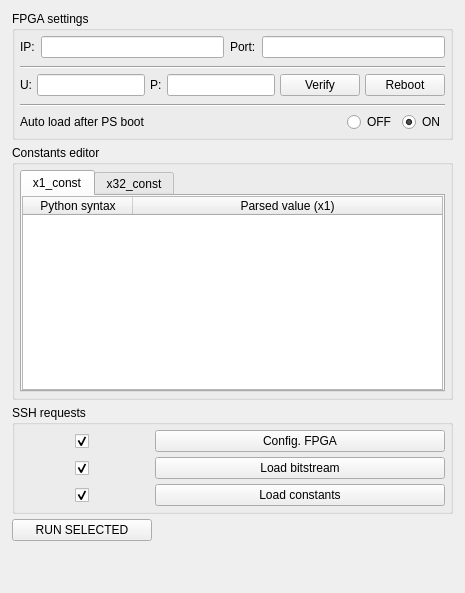
         <widget class="QWidget" name="tab_FPGA">
          <attribute name="title">
           <string>FPGA</string>
          </attribute>
          <layout class="QVBoxLayout" name="verticalLayout_8">
           <property name="spacing">
            <number>5</number>
           </property>
           <property name="leftMargin">
            <number>12</number>
           </property>
           <property name="rightMargin">
            <number>12</number>
           </property>
           <property name="bottomMargin">
            <number>12</number>
           </property>
           <item>
            <widget class="QGroupBox" name="groupBox_6">
             <property name="title">
              <string>FPGA settings</string>
             </property>
             <layout class="QVBoxLayout" name="verticalLayout_3">
              <property name="spacing">
               <number>5</number>
              </property>
              <property name="leftMargin">
               <number>5</number>
              </property>
              <property name="topMargin">
               <number>5</number>
              </property>
              <property name="rightMargin">
               <number>5</number>
              </property>
              <property name="bottomMargin">
               <number>5</number>
              </property>
              <item>
               <widget class="QFrame" name="frame_13">
                <property name="frameShape">
                 <enum>QFrame::NoFrame</enum>
                </property>
                <property name="frameShadow">
                 <enum>QFrame::Raised</enum>
                </property>
                <layout class="QHBoxLayout" name="horizontalLayout_13">
                 <property name="leftMargin">
                  <number>0</number>
                 </property>
                 <property name="topMargin">
                  <number>0</number>
                 </property>
                 <property name="rightMargin">
                  <number>0</number>
                 </property>
                 <property name="bottomMargin">
                  <number>3</number>
                 </property>
                 <item>
                  <widget class="QLabel" name="label">
                   <property name="text">
                    <string>IP:</string>
                   </property>
                  </widget>
                 </item>
                 <item>
                  <widget class="QLineEdit" name="lineEdit_fpgaIP">
                   <property name="minimumSize">
                    <size>
                     <width>116</width>
                     <height>0</height>
                    </size>
                   </property>
                   <property name="toolTip">
                    <string>&lt;html&gt;&lt;head/&gt;&lt;body&gt;&lt;p&gt;&lt;br/&gt;&lt;/p&gt;&lt;/body&gt;&lt;/html&gt;</string>
                   </property>
                   <property name="text">
                    <string/>
                   </property>
                  </widget>
                 </item>
                 <item>
                  <widget class="QLabel" name="label_10">
                   <property name="text">
                    <string>Port:</string>
                   </property>
                  </widget>
                 </item>
                 <item>
                  <widget class="QLineEdit" name="lineEdit_fpgaPort">
                   <property name="text">
                    <string/>
                   </property>
                  </widget>
                 </item>
                </layout>
               </widget>
              </item>
              <item>
               <widget class="Line" name="line_4">
                <property name="orientation">
                 <enum>Qt::Horizontal</enum>
                </property>
               </widget>
              </item>
              <item>
               <widget class="QFrame" name="frame_5">
                <property name="frameShape">
                 <enum>QFrame::NoFrame</enum>
                </property>
                <property name="frameShadow">
                 <enum>QFrame::Raised</enum>
                </property>
                <layout class="QHBoxLayout" name="horizontalLayout_5">
                 <property name="spacing">
                  <number>5</number>
                 </property>
                 <property name="leftMargin">
                  <number>0</number>
                 </property>
                 <property name="topMargin">
                  <number>0</number>
                 </property>
                 <property name="rightMargin">
                  <number>0</number>
                 </property>
                 <property name="bottomMargin">
                  <number>3</number>
                 </property>
                 <item>
                  <widget class="QLabel" name="label_2">
                   <property name="text">
                    <string>U:</string>
                   </property>
                  </widget>
                 </item>
                 <item>
                  <widget class="QLineEdit" name="lineEdit_fpgaUser">
                   <property name="maximumSize">
                    <size>
                     <width>16777215</width>
                     <height>16777215</height>
                    </size>
                   </property>
                   <property name="text">
                    <string/>
                   </property>
                  </widget>
                 </item>
                 <item>
                  <widget class="QLabel" name="label_3">
                   <property name="text">
                    <string>P:</string>
                   </property>
                  </widget>
                 </item>
                 <item>
                  <widget class="QLineEdit" name="lineEdit_fpgaPwd">
                   <property name="maximumSize">
                    <size>
                     <width>16777215</width>
                     <height>16777215</height>
                    </size>
                   </property>
                   <property name="text">
                    <string/>
                   </property>
                   <property name="echoMode">
                    <enum>QLineEdit::Password</enum>
                   </property>
                  </widget>
                 </item>
                 <item>
                  <widget class="QPushButton" name="pushButton_fpgaVerify">
                   <property name="text">
                    <string>Verify</string>
                   </property>
                  </widget>
                 </item>
                 <item>
                  <widget class="QPushButton" name="pushButton_fpgaReboot">
                   <property name="text">
                    <string>Reboot</string>
                   </property>
                  </widget>
                 </item>
                </layout>
               </widget>
              </item>
              <item>
               <widget class="Line" name="line_3">
                <property name="orientation">
                 <enum>Qt::Horizontal</enum>
                </property>
               </widget>
              </item>
              <item>
               <widget class="QFrame" name="frame">
                <property name="frameShape">
                 <enum>QFrame::NoFrame</enum>
                </property>
                <property name="frameShadow">
                 <enum>QFrame::Raised</enum>
                </property>
                <layout class="QHBoxLayout" name="horizontalLayout">
                 <property name="leftMargin">
                  <number>0</number>
                 </property>
                 <property name="topMargin">
                  <number>0</number>
                 </property>
                 <property name="rightMargin">
                  <number>0</number>
                 </property>
                 <property name="bottomMargin">
                  <number>0</number>
                 </property>
                 <item>
                  <widget class="QLabel" name="label_9">
                   <property name="text">
                    <string>Auto load after PS boot</string>
                   </property>
                  </widget>
                 </item>
                 <item>
                  <spacer name="horizontalSpacer">
                   <property name="orientation">
                    <enum>Qt::Horizontal</enum>
                   </property>
                   <property name="sizeHint" stdset="0">
                    <size>
                     <width>40</width>
                     <height>20</height>
                    </size>
                   </property>
                  </spacer>
                 </item>
                 <item>
                  <widget class="QRadioButton" name="radioButton_autoBitstreamConstantsOff">
                   <property name="text">
                    <string>OFF</string>
                   </property>
                   <property name="checked">
                    <bool>false</bool>
                   </property>
                  </widget>
                 </item>
                 <item>
                  <widget class="QRadioButton" name="radioButton_autoBitstreamConstantsOn">
                   <property name="text">
                    <string>ON</string>
                   </property>
                   <property name="checked">
                    <bool>true</bool>
                   </property>
                  </widget>
                 </item>
                </layout>
               </widget>
              </item>
             </layout>
            </widget>
           </item>
           <item>
            <widget class="QGroupBox" name="groupBox_3">
             <property name="title">
              <string>Constants editor</string>
             </property>
             <layout class="QVBoxLayout" name="verticalLayout_15">
              <property name="spacing">
               <number>5</number>
              </property>
              <property name="leftMargin">
               <number>5</number>
              </property>
              <property name="topMargin">
               <number>5</number>
              </property>
              <property name="rightMargin">
               <number>5</number>
              </property>
              <property name="bottomMargin">
               <number>5</number>
              </property>
              <item>
               <widget class="QTabWidget" name="tabWidget_2">
                <property name="tabPosition">
                 <enum>QTabWidget::North</enum>
                </property>
                <property name="tabShape">
                 <enum>QTabWidget::Rounded</enum>
                </property>
                <property name="currentIndex">
                 <number>0</number>
                </property>
                <widget class="QWidget" name="x1_const">
                 <attribute name="title">
                  <string>x1_const</string>
                 </attribute>
                 <layout class="QVBoxLayout" name="verticalLayout_9">
                  <property name="spacing">
                   <number>0</number>
                  </property>
                  <property name="leftMargin">
                   <number>0</number>
                  </property>
                  <property name="topMargin">
                   <number>0</number>
                  </property>
                  <property name="rightMargin">
                   <number>0</number>
                  </property>
                  <property name="bottomMargin">
                   <number>0</number>
                  </property>
                  <item>
                   <widget class="QTableWidget" name="tableWidget_x1_const">
                    <property name="alternatingRowColors">
                     <bool>true</bool>
                    </property>
                    <attribute name="horizontalHeaderDefaultSectionSize">
                     <number>110</number>
                    </attribute>
                    <attribute name="horizontalHeaderStretchLastSection">
                     <bool>true</bool>
                    </attribute>
                    <attribute name="verticalHeaderShowSortIndicator" stdset="0">
                     <bool>false</bool>
                    </attribute>
                    <attribute name="verticalHeaderStretchLastSection">
                     <bool>false</bool>
                    </attribute>
                    <column>
                     <property name="text">
                      <string>Python syntax</string>
                     </property>
                    </column>
                    <column>
                     <property name="text">
                      <string>Parsed value (x1)</string>
                     </property>
                    </column>
                   </widget>
                  </item>
                 </layout>
                </widget>
                <widget class="QWidget" name="x32_const">
                 <attribute name="title">
                  <string>x32_const</string>
                 </attribute>
                 <layout class="QHBoxLayout" name="horizontalLayout_3">
                  <property name="spacing">
                   <number>0</number>
                  </property>
                  <property name="leftMargin">
                   <number>0</number>
                  </property>
                  <property name="topMargin">
                   <number>0</number>
                  </property>
                  <property name="rightMargin">
                   <number>0</number>
                  </property>
                  <property name="bottomMargin">
                   <number>0</number>
                  </property>
                  <item>
                   <widget class="QTableWidget" name="tableWidget_x32_const">
                    <property name="alternatingRowColors">
                     <bool>true</bool>
                    </property>
                    <attribute name="horizontalHeaderDefaultSectionSize">
                     <number>110</number>
                    </attribute>
                    <attribute name="horizontalHeaderStretchLastSection">
                     <bool>true</bool>
                    </attribute>
                    <attribute name="verticalHeaderShowSortIndicator" stdset="0">
                     <bool>false</bool>
                    </attribute>
                    <attribute name="verticalHeaderStretchLastSection">
                     <bool>false</bool>
                    </attribute>
                    <column>
                     <property name="text">
                      <string>Python syntax</string>
                     </property>
                    </column>
                    <column>
                     <property name="text">
                      <string>Parsed value (x32)</string>
                     </property>
                    </column>
                   </widget>
                  </item>
                 </layout>
                </widget>
               </widget>
              </item>
             </layout>
            </widget>
           </item>
           <item>
            <widget class="QGroupBox" name="groupBox_5">
             <property name="sizePolicy">
              <sizepolicy hsizetype="Preferred" vsizetype="Fixed">
               <horstretch>0</horstretch>
               <verstretch>0</verstretch>
              </sizepolicy>
             </property>
             <property name="minimumSize">
              <size>
               <width>0</width>
               <height>0</height>
              </size>
             </property>
             <property name="title">
              <string>SSH requests</string>
             </property>
             <layout class="QVBoxLayout" name="verticalLayout_12">
              <property name="spacing">
               <number>5</number>
              </property>
              <property name="leftMargin">
               <number>0</number>
              </property>
              <property name="topMargin">
               <number>5</number>
              </property>
              <property name="rightMargin">
               <number>5</number>
              </property>
              <property name="bottomMargin">
               <number>5</number>
              </property>
              <item>
               <widget class="QFrame" name="frame_18">
                <property name="frameShape">
                 <enum>QFrame::NoFrame</enum>
                </property>
                <property name="frameShadow">
                 <enum>QFrame::Raised</enum>
                </property>
                <layout class="QHBoxLayout" name="horizontalLayout_19">
                 <property name="spacing">
                  <number>0</number>
                 </property>
                 <property name="leftMargin">
                  <number>0</number>
                 </property>
                 <property name="topMargin">
                  <number>0</number>
                 </property>
                 <property name="rightMargin">
                  <number>0</number>
                 </property>
                 <property name="bottomMargin">
                  <number>0</number>
                 </property>
                 <item>
                  <widget class="QFrame" name="frame_26">
                   <property name="maximumSize">
                    <size>
                     <width>140</width>
                     <height>16777215</height>
                    </size>
                   </property>
                   <property name="frameShape">
                    <enum>QFrame::NoFrame</enum>
                   </property>
                   <property name="frameShadow">
                    <enum>QFrame::Raised</enum>
                   </property>
                   <layout class="QHBoxLayout" name="horizontalLayout_27">
                    <property name="spacing">
                     <number>0</number>
                    </property>
                    <property name="leftMargin">
                     <number>0</number>
                    </property>
                    <property name="topMargin">
                     <number>0</number>
                    </property>
                    <property name="rightMargin">
                     <number>0</number>
                    </property>
                    <property name="bottomMargin">
                     <number>0</number>
                    </property>
                    <item>
                     <widget class="QCheckBox" name="checkBox_sshConfigFpga">
                      <property name="sizePolicy">
                       <sizepolicy hsizetype="Minimum" vsizetype="Expanding">
                        <horstretch>0</horstretch>
                        <verstretch>0</verstretch>
                       </sizepolicy>
                      </property>
                      <property name="maximumSize">
                       <size>
                        <width>20</width>
                        <height>16777215</height>
                       </size>
                      </property>
                      <property name="text">
                       <string/>
                      </property>
                      <property name="checked">
                       <bool>true</bool>
                      </property>
                     </widget>
                    </item>
                   </layout>
                  </widget>
                 </item>
                 <item>
                  <widget class="QPushButton" name="pushButton_sshConfigFpga">
                   <property name="text">
                    <string>Config. FPGA</string>
                   </property>
                  </widget>
                 </item>
                </layout>
               </widget>
              </item>
              <item>
               <widget class="QFrame" name="frame_29">
                <property name="frameShape">
                 <enum>QFrame::NoFrame</enum>
                </property>
                <property name="frameShadow">
                 <enum>QFrame::Raised</enum>
                </property>
                <layout class="QHBoxLayout" name="horizontalLayout_30">
                 <property name="spacing">
                  <number>0</number>
                 </property>
                 <property name="leftMargin">
                  <number>0</number>
                 </property>
                 <property name="topMargin">
                  <number>0</number>
                 </property>
                 <property name="rightMargin">
                  <number>0</number>
                 </property>
                 <property name="bottomMargin">
                  <number>0</number>
                 </property>
                 <item>
                  <widget class="QFrame" name="frame_30">
                   <property name="maximumSize">
                    <size>
                     <width>140</width>
                     <height>16777215</height>
                    </size>
                   </property>
                   <property name="frameShape">
                    <enum>QFrame::NoFrame</enum>
                   </property>
                   <property name="frameShadow">
                    <enum>QFrame::Raised</enum>
                   </property>
                   <layout class="QHBoxLayout" name="horizontalLayout_31">
                    <property name="spacing">
                     <number>0</number>
                    </property>
                    <property name="leftMargin">
                     <number>0</number>
                    </property>
                    <property name="topMargin">
                     <number>0</number>
                    </property>
                    <property name="rightMargin">
                     <number>0</number>
                    </property>
                    <property name="bottomMargin">
                     <number>0</number>
                    </property>
                    <item>
                     <widget class="QCheckBox" name="checkBox_sshLoadBitstream">
                      <property name="sizePolicy">
                       <sizepolicy hsizetype="Minimum" vsizetype="Expanding">
                        <horstretch>0</horstretch>
                        <verstretch>0</verstretch>
                       </sizepolicy>
                      </property>
                      <property name="maximumSize">
                       <size>
                        <width>20</width>
                        <height>16777215</height>
                       </size>
                      </property>
                      <property name="text">
                       <string/>
                      </property>
                      <property name="checked">
                       <bool>true</bool>
                      </property>
                     </widget>
                    </item>
                   </layout>
                  </widget>
                 </item>
                 <item>
                  <widget class="QPushButton" name="pushButton_sshLoadBitstream">
                   <property name="text">
                    <string>Load bitstream</string>
                   </property>
                  </widget>
                 </item>
                </layout>
               </widget>
              </item>
              <item>
               <widget class="QFrame" name="frame_27">
                <property name="frameShape">
                 <enum>QFrame::NoFrame</enum>
                </property>
                <property name="frameShadow">
                 <enum>QFrame::Raised</enum>
                </property>
                <layout class="QHBoxLayout" name="horizontalLayout_28">
                 <property name="spacing">
                  <number>0</number>
                 </property>
                 <property name="leftMargin">
                  <number>0</number>
                 </property>
                 <property name="topMargin">
                  <number>0</number>
                 </property>
                 <property name="rightMargin">
                  <number>0</number>
                 </property>
                 <property name="bottomMargin">
                  <number>0</number>
                 </property>
                 <item>
                  <widget class="QFrame" name="frame_28">
                   <property name="maximumSize">
                    <size>
                     <width>140</width>
                     <height>16777215</height>
                    </size>
                   </property>
                   <property name="frameShape">
                    <enum>QFrame::NoFrame</enum>
                   </property>
                   <property name="frameShadow">
                    <enum>QFrame::Raised</enum>
                   </property>
                   <layout class="QHBoxLayout" name="horizontalLayout_29">
                    <property name="spacing">
                     <number>0</number>
                    </property>
                    <property name="leftMargin">
                     <number>0</number>
                    </property>
                    <property name="topMargin">
                     <number>0</number>
                    </property>
                    <property name="rightMargin">
                     <number>0</number>
                    </property>
                    <property name="bottomMargin">
                     <number>0</number>
                    </property>
                    <item>
                     <widget class="QCheckBox" name="checkBox_sshLoadConstants">
                      <property name="sizePolicy">
                       <sizepolicy hsizetype="Minimum" vsizetype="Expanding">
                        <horstretch>0</horstretch>
                        <verstretch>0</verstretch>
                       </sizepolicy>
                      </property>
                      <property name="maximumSize">
                       <size>
                        <width>20</width>
                        <height>16777215</height>
                       </size>
                      </property>
                      <property name="text">
                       <string/>
                      </property>
                      <property name="checked">
                       <bool>true</bool>
                      </property>
                     </widget>
                    </item>
                   </layout>
                  </widget>
                 </item>
                 <item>
                  <widget class="QPushButton" name="pushButton_sshLoadConstants">
                   <property name="text">
                    <string>Load constants</string>
                   </property>
                  </widget>
                 </item>
                </layout>
               </widget>
              </item>
             </layout>
            </widget>
           </item>
           <item>
            <widget class="QFrame" name="frame_31">
             <property name="frameShape">
              <enum>QFrame::NoFrame</enum>
             </property>
             <property name="frameShadow">
              <enum>QFrame::Raised</enum>
             </property>
             <layout class="QHBoxLayout" name="horizontalLayout_32">
              <property name="spacing">
               <number>5</number>
              </property>
              <property name="leftMargin">
               <number>0</number>
              </property>
              <property name="topMargin">
               <number>0</number>
              </property>
              <property name="rightMargin">
               <number>0</number>
              </property>
              <property name="bottomMargin">
               <number>0</number>
              </property>
              <item>
               <widget class="QPushButton" name="pushButton_fpgaRunSelected">
                <property name="minimumSize">
                 <size>
                  <width>140</width>
                  <height>0</height>
                 </size>
                </property>
                <property name="text">
                 <string>RUN SELECTED</string>
                </property>
                <property name="checkable">
                 <bool>false</bool>
                </property>
                <property name="autoDefault">
                 <bool>false</bool>
                </property>
                <property name="default">
                 <bool>false</bool>
                </property>
                <property name="flat">
                 <bool>false</bool>
                </property>
               </widget>
              </item>
              <item>
               <spacer name="horizontalSpacer_3">
                <property name="orientation">
                 <enum>Qt::Horizontal</enum>
                </property>
                <property name="sizeHint" stdset="0">
                 <size>
                  <width>40</width>
                  <height>20</height>
                 </size>
                </property>
               </spacer>
              </item>
             </layout>
            </widget>
           </item>
           <item>
            <spacer name="verticalSpacer_3">
             <property name="orientation">
              <enum>Qt::Vertical</enum>
             </property>
             <property name="sizeType">
              <enum>QSizePolicy::Minimum</enum>
             </property>
             <property name="sizeHint" stdset="0">
              <size>
               <width>20</width>
               <height>40</height>
              </size>
             </property>
            </spacer>
           </item>
          </layout>
         </widget>
